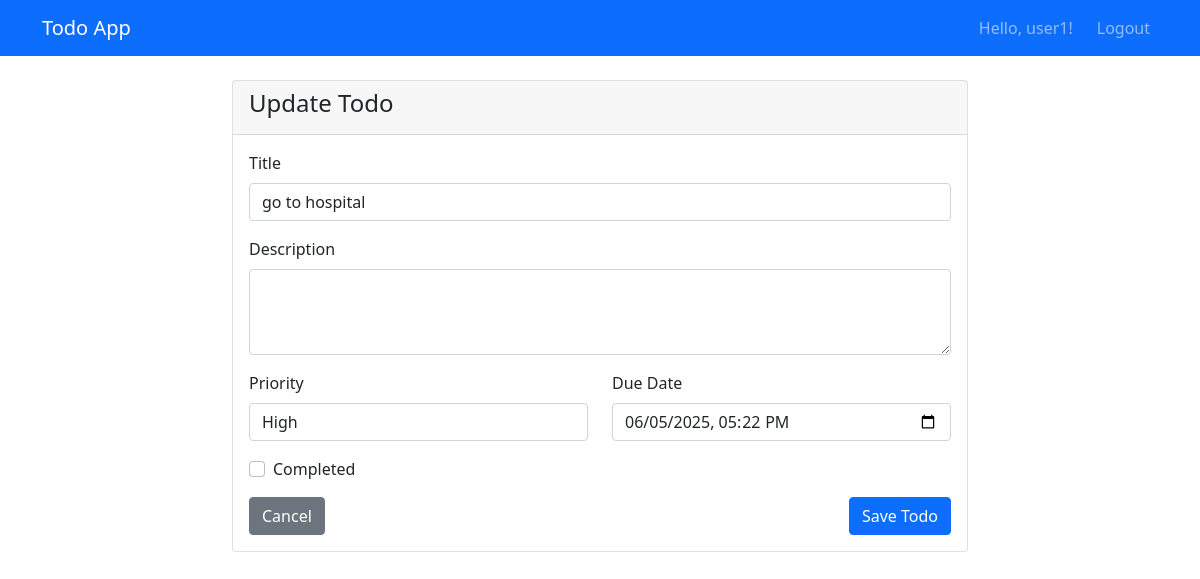
Page /update/10/ (signed in) on the committed database.
### todo/models.py (models this page shows, shortened)
class Todo(models.Model):
    PRIORITY_CHOICES = [
        ('low', 'Low'),
        ('medium', 'Medium'),
        ('high', 'High'),
    ]
    title = models.CharField(max_length=200)
    description = models.TextField(blank=True)
    completed = models.BooleanField(default=False)
    priority = models.CharField(max_length=10, choices=PRIORITY_CHOICES, default='medium')
    created_date = models.DateTimeField(auto_now_add=True)
    updated_date = models.DateTimeField(auto_now=True)
    due_date = models.DateTimeField(null=True, blank=True)
    user = models.ForeignKey(User, on_delete=models.CASCADE)
    class Meta:
        ordering = ['-created_date']

### todo/views.py (the view)
# urls.py: path('update/<int:pk>/', views.todo_update, name='update'),
@login_required
def todo_update(request, pk):
    todo = get_object_or_404(Todo, pk=pk, user=request.user)
    if request.method == 'POST':
        form = TodoUpdateForm(request.POST, instance=todo)
        if form.is_valid():
            form.save()
            messages.success(request, 'Todo updated successfully!')
            return redirect('todo:list')
    else:
        form = TodoUpdateForm(instance=todo)
    return render(request, 'todo/todo_form.html', {
        'form': form,
        'title': 'Update Todo',
        'todo': todo
    })

### todo/forms.py
class TodoUpdateForm(forms.ModelForm):
    class Meta:
        model = Todo
        fields = ['title', 'description', 'completed', 'priority', 'due_date']
        widgets = {
            'title': forms.TextInput(attrs={
                'class': 'form-control'
            }),
            'description': forms.Textarea(attrs={
                'class': 'form-control',
                'rows': 3
            }),
            'completed': forms.CheckboxInput(attrs={
                'class': 'form-check-input'
            }),
            'priority': forms.Select(attrs={
                'class': 'form-control'
            }),
            'due_date': forms.DateTimeInput(attrs={
                'class': 'form-control',
                'type': 'datetime-local'
            }),
        }

### todo/templates/todo/todo_form.html (shortened to what this page needs)
{% extends 'todo/base.html' %}
{% block content %}
<div class="row justify-content-center">
    <div class="col-md-8">
        <div class="card">
            <div class="card-header">
                <h4>{{ title }}</h4>
            </div>
            <div class="card-body">
                <form method="post">
                    <div class="mb-3">
                        <label for="{{ form.title.id_for_label }}" class="form-label">Title</label>
                        {{ form.title }}
                    </div>
                    <div class="mb-3">
                        <label for="{{ form.description.id_for_label }}" class="form-label">Description</label>
                        {{ form.description }}
                    </div>
                    <div class="row">
                        <div class="col-md-6">
                            <div class="mb-3">
                                <label for="{{ form.priority.id_for_label }}" class="form-label">Priority</label>
                                {{ form.priority }}
                            </div>
                        </div>
                        <div class="col-md-6">
                            <div class="mb-3">
                                <label for="{{ form.due_date.id_for_label }}" class="form-label">Due Date</label>
                                {{ form.due_date }}
                            </div>
                        </div>
                    </div>
                    {% if form.completed %}
                    <div class="mb-3 form-check">
                        {{ form.completed }}
                        <label class="form-check-label" for="{{ form.completed.id_for_label }}">
                            Completed
                        </label>
                    </div>
                    {% endif %}
                    <div class="d-flex justify-content-between">
                        <a href="{% url 'todo:list' %}" class="btn btn-secondary">Cancel</a>
                        <button type="submit" class="btn btn-primary">Save Todo</button>
                    </div>
                </form>
            </div>
        </div>
    </div>
</div>
{% endblock %}

### todo/templates/todo/base.html (shortened to what this page needs)
<!DOCTYPE html>
<html lang="en">
<head>
    <link href="https://cdn.jsdelivr.net/npm/bootstrap@5.1.3/dist/css/bootstrap.min.css" rel="stylesheet">
</head>
<body>
    <nav class="navbar navbar-expand-lg navbar-dark bg-primary">
        <div class="container">
            <a class="navbar-brand" href="{% url 'todo:list' %}">Todo App</a>
            <div class="navbar-nav ms-auto">
                {% if user.is_authenticated %}
                    <span class="navbar-text me-3">Hello, {{ user.username }}!</span>
                    <a class="nav-link" href="{% url 'logout' %}">Logout</a>
                {% else %}
                    <a class="nav-link" href="{% url 'login' %}">Login</a>
                    <a class="nav-link" href="{% url 'register' %}">Register</a>
                {% endif %}
            </div>
        </div>
    </nav>
    <div class="container mt-4">
        {% block content %}
        {% endblock %}
    </div>
</body>
</html>

### rows in the picture
Todo: title "go to hospital", priority "High", due_date "06/05/2025 17:22"

### other values in the picture
{{ user.username }} "user1"
{{ title }} "Update Todo"
